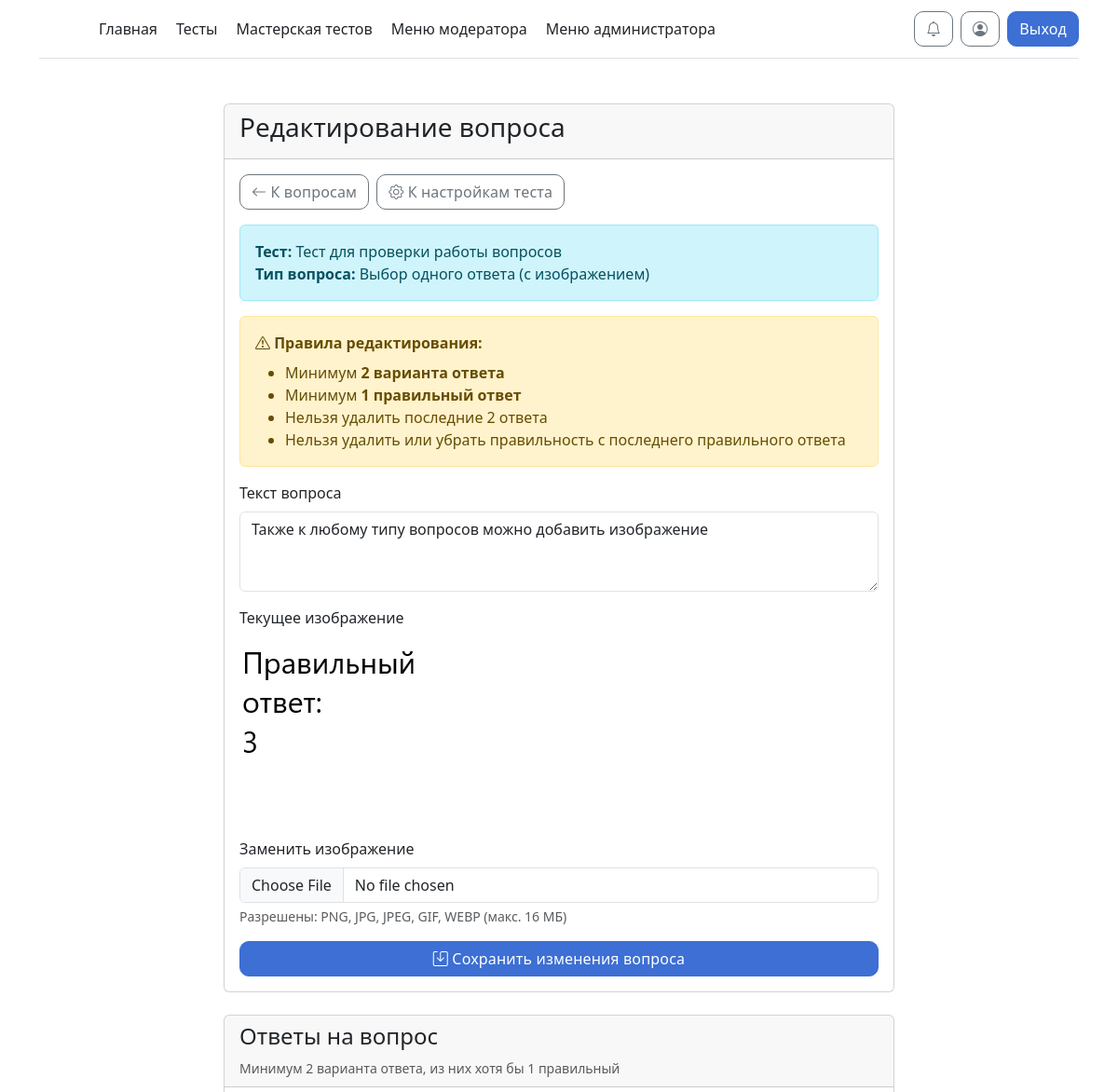
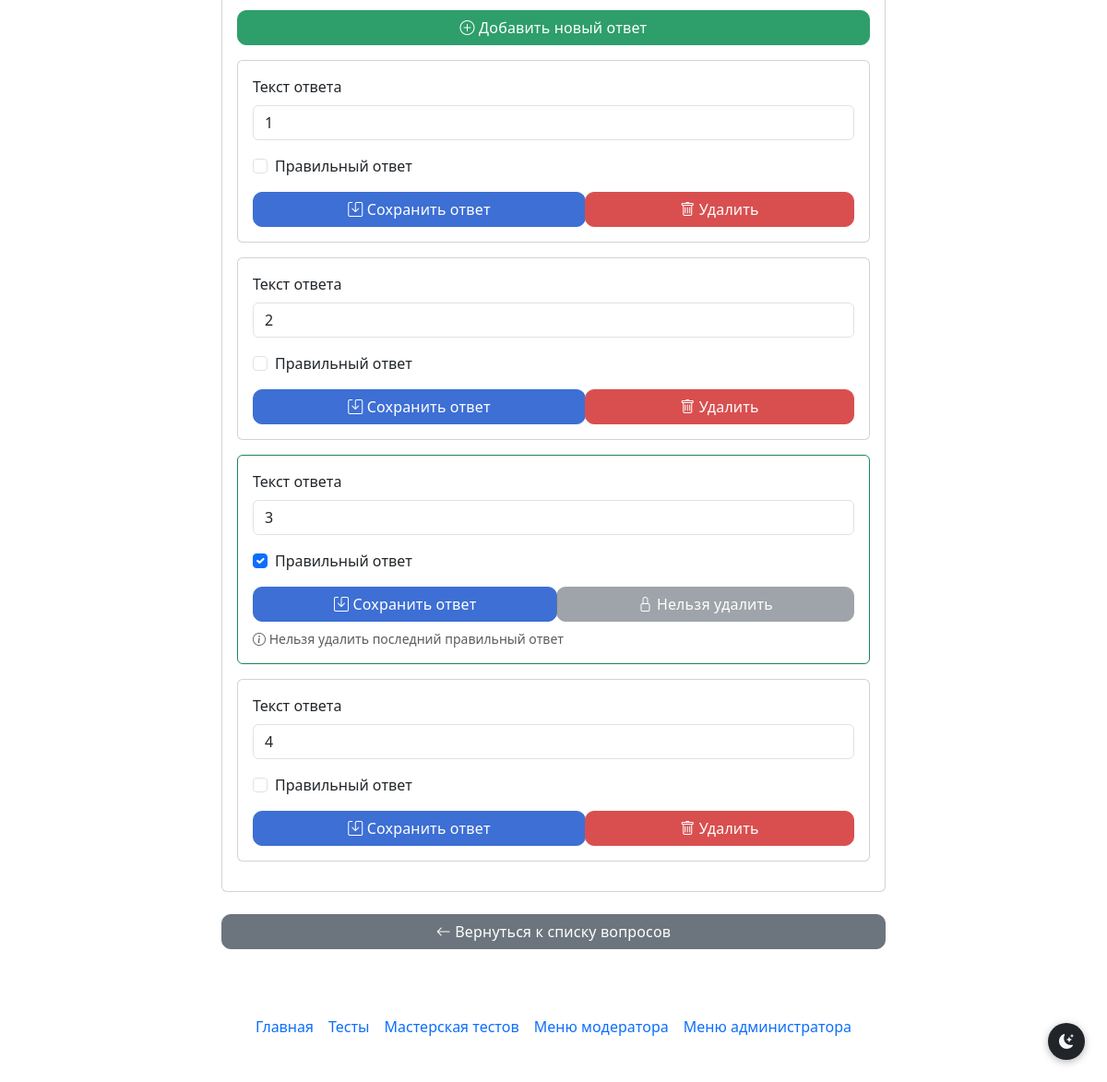
Screenshot of /edit-question/5 (signed in) with the database file from the repository (2 pictures, top to bottom).
### models.py (models this page shows)
class Tests(db.Model):
    test_id = db.Column(db.Integer, primary_key=True)
    test_id_creator = db.Column(db.Integer)
    test_name = db.Column(db.String)
    test_description = db.Column(db.String)
    test_status = db.Column(db.Integer)
    test_image = db.Column(db.String)
    test_cat_id = db.Column(db.Integer, default=None)  # ссылка на TestCategory.cat_id или None
    show_answers_after_test = db.Column(db.Boolean, default=True)  # показывать правильные ответы после завершения теста
    collect_statistics = db.Column(db.Boolean, default=True)  # собирать статистику для автора теста

class Tests_questions(db.Model):
    test_q_id = db.Column(db.Integer, primary_key=True)
    test_q_creator_id = db.Column(db.Integer)
    test_q_test_id = db.Column(db.Integer)
    test_q_text = db.Column(db.String)
    test_q_type = db.Column(db.Integer, default=1)
    test_q_status = db.Column(db.Integer)
    test_q_image = db.Column(db.String)

class Tests_answers(db.Model):
    test_a_id = db.Column(db.Integer, primary_key=True)
    test_a_creator_id = db.Column(db.Integer)
    test_a_question_id = db.Column(db.Integer)
    test_a_test_id = db.Column(db.Integer)
    test_a_text = db.Column(db.String)
    test_a_match = db.Column(db.String)   # для типа 4/41
    test_a_status = db.Column(db.Integer)
    test_a_is_correct = db.Column(db.Boolean)

### routes/edit.py (the view)
@edit_bp.route('/edit-question/<int:question_id>')
@login_required
def edit_question(question_id):
    question = Tests_questions.query.get(question_id)
    if not question:
        flash("Вопрос не найден!", 'danger')
        return redirect("/tests")
    test = Tests.query.get(question.test_q_test_id)
    if not test or (test.test_id_creator != current_user.id and current_user.admin < 1):
        flash("Нет доступа!", 'danger')
        return redirect("/tests")
    answers = Tests_answers.query.filter_by(test_a_question_id=question.test_q_id).all()
    return render_template("edit_question.html", test=test, question=question, answers=answers)

### templates/edit_question.html (shortened to what this page needs)
{% extends 'base.html' %}
{% block main %}
<div class="container mt-4">
    <div class="row">
        <div class="col-md-8 mx-auto">
            <div class="card mb-4">
                <div class="card-header">
                    <h3>Редактирование вопроса</h3>
                </div>
                <div class="card-body">
                    <div class="d-flex gap-2 mb-3">
                        <a href="{{ url_for('edit_test_questions', test_id=test.test_id) }}" class="btn btn-outline-secondary">
                            <i class="bi bi-arrow-left"></i> К вопросам
                        </a>
                        <a href="{{ url_for('edit_test', test_id=test.test_id) }}" class="btn btn-outline-secondary">
                            <i class="bi bi-gear"></i> К настройкам теста
                        </a>
                    </div>
                    <div class="alert alert-info">
                        <strong>Тест:</strong> {{ test.test_name }}<br>
                        <strong>Тип вопроса:</strong>
                        {% if question.test_q_type == 1 %}Выбор одного ответа
                        {% elif question.test_q_type == 2 %}Выбор нескольких ответов
                        {% elif question.test_q_type == 3 %}Ручной ввод
                        {% elif question.test_q_type == 4 %}Перетаскивание (сопоставление)
                        {% elif question.test_q_type == 11 %}Выбор одного ответа (с изображением)
                        {% elif question.test_q_type == 21 %}Выбор нескольких ответов (с изображением)
                        {% elif question.test_q_type == 31 %}Ручной ввод (с изображением)
                        {% elif question.test_q_type == 41 %}Перетаскивание (с изображением)
                        {% endif %}
                    </div>
                    <div class="alert alert-warning">
                        <strong><i class="bi bi-exclamation-triangle"></i> Правила редактирования:</strong>
                        <ul class="mb-0 mt-2">
                            {% if question.test_q_type in [1, 2, 11, 21] %}
                            <li>Минимум <strong>2 варианта ответа</strong></li>
                            <li>Минимум <strong>1 правильный ответ</strong></li>
                            <li>Нельзя удалить последние 2 ответа</li>
                            <li>Нельзя удалить или убрать правильность с последнего правильного ответа</li>
                            {% elif question.test_q_type in [3, 31] %}
                            <li>Минимум <strong>1 правильный вариант ответа</strong></li>
                            <li>Нельзя удалить последний ответ</li>
                            <li>Все ответы считаются правильными вариантами</li>
                            {% elif question.test_q_type in [4, 41] %}
                            <li>Минимум <strong>2 пары</strong> (блок 1 — блок 2)</li>
                            <li>Нельзя удалить последние 2 пары</li>
                            {% endif %}
                        </ul>
                    </div>
                    <form method="POST"
                          action="{{ url_for('update_question', question_id=question.test_q_id) }}"
                          enctype="multipart/form-data"
                          {% if test.test_status == 2 and current_user.admin < 1 %}onsubmit="return confirm('Вы уверены? Тест будет отправлен на повторную проверку модератором.');"{% endif %}>
                        <div class="mb-3">
                            <label for="question_text" class="form-label">Текст вопроса</label>
                            <textarea class="form-control"
                                      id="question_text"
                                      name="question_text"
                                      rows="3"
                                      required>{{ question.test_q_text }}</textarea>
                        </div>
                        {% if question.test_q_image %}
                        <div class="mb-3">
                            <label class="form-label">Текущее изображение</label>
                            <div>
                                <img src="{{ url_for('static', filename='img/' + question.test_q_image) }}"
                                     alt="Изображение вопроса"
                                     class="img-fluid"
                                     style="max-height: 200px;">
                            </div>
                        </div>
                        {% endif %}
                        {% if question.test_q_type in [11, 21, 31, 41] %}
                        <div class="mb-3">
                            <label for="question_image" class="form-label">
                                {% if question.test_q_image %}Заменить изображение{% else %}Добавить изображение{% endif %}
                            </label>
                            <input type="file"
                                   class="form-control"
                                   id="question_image"
                                   name="question_image"
                                   accept="image/*">
                            <div class="form-text">Разрешены: PNG, JPG, JPEG, GIF, WEBP (макс. 16 МБ)</div>
                        </div>
                        {% endif %}
                        <button type="submit" class="btn btn-primary w-100">
                            <i class="bi bi-save"></i> Сохранить изменения вопроса
                        </button>
                    </form>
                </div>
            </div>
            <div class="card">
                <div class="card-header">
                    <h4>Ответы на вопрос</h4>
                    <small class="text-muted">
                        {% if question.test_q_type in [1, 2, 11, 21] %}
                        Минимум 2 варианта ответа, из них хотя бы 1 правильный
                        {% elif question.test_q_type in [3, 31] %}
                        Минимум 1 правильный вариант ответа
                        {% elif question.test_q_type in [4, 41] %}
                        Минимум 2 пары (блок 1 — блок 2)
                        {% endif %}
                    </small>
                </div>
                <div class="card-body">
                    <div class="mb-3">
                        <button type="button"
                                class="btn btn-success w-100"
                                data-bs-toggle="collapse"
                                data-bs-target="#addAnswerForm">
                            <i class="bi bi-plus-circle"></i> Добавить новый ответ
                        </button>
                    </div>
                    {% if answers %}
                    {% set total_answers = answers|length %}
                    {% set correct_answers = answers|selectattr('test_a_is_correct')|list|length %}
                    {% for answer in answers %}
                    <div class="card mb-3 {% if answer.test_a_is_correct and question.test_q_type not in [4, 41] %}border-success{% endif %}">
                        <div class="card-body">
                            <form method="POST"
                                  action="{{ url_for('update_answer', answer_id=answer.test_a_id) }}"
                                  {% if test.test_status == 2 and current_user.admin < 1 %}onsubmit="return confirm('Вы уверены? Тест будет отправлен на повторную проверку модератором.');"{% endif %}>
                                {% if question.test_q_type in [4, 41] %}
                                <div class="mb-2">
                                    <label class="form-label">Блок 1</label>
                                    <input type="text" class="form-control" name="row_text" value="{{ answer.test_a_match }}" required>
                                </div>
                                <div class="mb-3">
                                    <label class="form-label">Блок 2</label>
                                    <input type="text" class="form-control" name="answer_text" value="{{ answer.test_a_text }}" required>
                                </div>
                                {% else %}
                                <div class="mb-3">
                                    <label for="answer_text_{{ answer.test_a_id }}" class="form-label">
                                        Текст ответа
                                    </label>
                                    <input type="text"
                                           class="form-control"
                                           id="answer_text_{{ answer.test_a_id }}"
                                           name="answer_text"
                                           value="{{ answer.test_a_text }}"
                                           required>
                                </div>
                                {% if question.test_q_type in [1, 2, 11, 21] %}
                                <div class="form-check mb-3">
                                    <input class="form-check-input"
                                           type="checkbox"
                                           id="is_correct_{{ answer.test_a_id }}"
                                           name="is_correct"
                                           {% if answer.test_a_is_correct %}checked{% endif %}>
                                    <label class="form-check-label" for="is_correct_{{ answer.test_a_id }}">
                                        Правильный ответ
                                    </label>
                                </div>
                                {% endif %}
                                {% endif %}
                                <div class="btn-group w-100">
                                    <button type="submit" class="btn btn-primary">
                                        <i class="bi bi-save"></i> Сохранить ответ
                                    </button>
                                    {% set can_delete = true %}
                                    {% set delete_reason = "" %}
                                    {% if question.test_q_type in [1, 2, 11, 21] %}
                                        {% if total_answers <= 2 %}
                                            {% set can_delete = false %}
                                            {% set delete_reason = "Должно быть минимум 2 варианта ответа" %}
                                        {% elif answer.test_a_is_correct and correct_answers <= 1 %}
                                            {% set can_delete = false %}
                                            {% set delete_reason = "Нельзя удалить последний правильный ответ" %}
                                        {% endif %}
                                    {% endif %}
                                    {% if question.test_q_type in [3, 31] %}
                                        {% if total_answers <= 1 %}
                                            {% set can_delete = false %}
                                            {% set delete_reason = "Должен быть хотя бы один правильный вариант" %}
                                        {% endif %}
                                    {% endif %}
                                    {% if question.test_q_type in [4, 41] %}
                                        {% if total_answers <= 2 %}
                                            {% set can_delete = false %}
                                            {% set delete_reason = "Должно быть минимум 2 пары" %}
                                        {% endif %}
                                    {% endif %}
                                    {% if can_delete %}
                                    <button type="button"
                                            class="btn btn-danger"
                                            onclick="if(confirm('{% if test.test_status == 2 and current_user.admin < 1 %}Удалить этот ответ? Тест будет отправлен на повторную проверку модератором.{% else %}Удалить этот ответ?{% endif %}')) { document.getElementById('delete-form-{{ answer.test_a_id }}').submit(); }">
                                        <i class="bi bi-trash"></i> Удалить
                                    </button>
                                    {% else %}
                                    <button type="button"
                                            class="btn btn-secondary"
                                            disabled
                                            title="{{ delete_reason }}">
                                        <i class="bi bi-lock"></i> Нельзя удалить
                                    </button>
                                    {% endif %}
                                </div>
                            </form>
                            {% if not can_delete %}
                            <small class="text-muted d-block mt-2">
                                <i class="bi bi-info-circle"></i> {{ delete_reason }}
                            </small>
                            {% endif %}
                        </div>
                    </div>
                    {% endfor %}
                    {% else %}
                    <div class="alert alert-warning">
                        У этого вопроса пока нет ответов.
                    </div>
                    {% endif %}
                </div>
            </div>
            <div class="d-grid gap-2 mt-4 mb-4">
                <a href="{{ url_for('edit_test_questions', test_id=test.test_id) }}"
                   class="btn btn-secondary">
                    <i class="bi bi-arrow-left"></i> Вернуться к списку вопросов
                </a>
            </div>
        </div>
    </div>
</div>
{% endblock %}

### rows the page displays
Tests: test_name "Тест для проверки работы вопросов"
Tests_questions: question_text "Также к любому типу вопросов можно добавить изображение", test_q_image (picture)
Tests_answers: answer_text "1"
Tests_answers: answer_text "2"
Tests_answers: answer_text "3", test_a_is_correct "☑", delete_reason "Нельзя удалить последний правильный ответ"
Tests_answers: answer_text "4"
